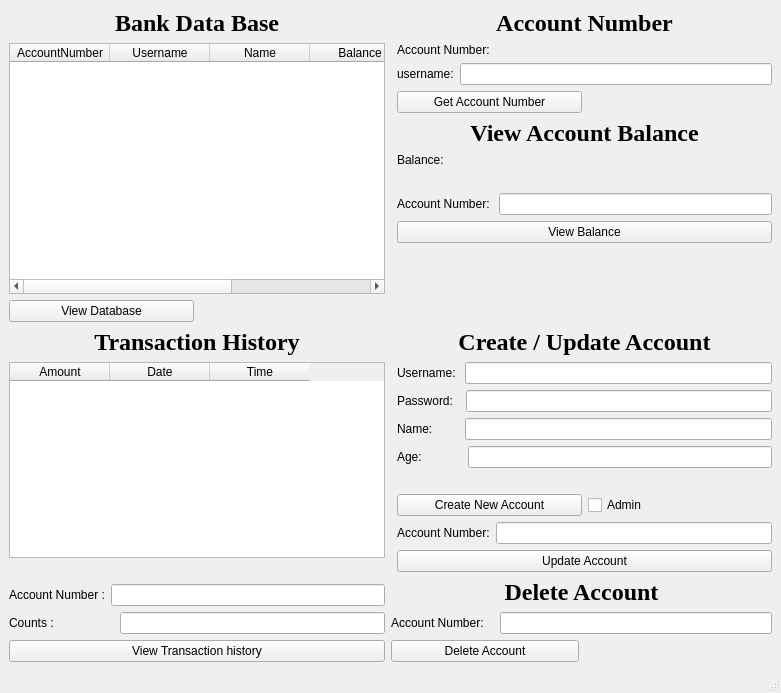
<?xml version="1.0" encoding="UTF-8"?>
<ui version="4.0">
 <class>AdminWindow</class>
 <widget class="QMainWindow" name="AdminWindow">
  <property name="geometry">
   <rect>
    <x>0</x>
    <y>0</y>
    <width>781</width>
    <height>693</height>
   </rect>
  </property>
  <property name="windowTitle">
   <string>MainWindow</string>
  </property>
  <widget class="QWidget" name="centralwidget">
   <layout class="QGridLayout" name="gridLayout_2">
    <item row="0" column="0" rowspan="4">
     <layout class="QVBoxLayout" name="verticalLayout_6">
      <item>
       <widget class="QLabel" name="label">
        <property name="font">
         <font>
          <family>Times New Roman</family>
          <pointsize>18</pointsize>
          <bold>true</bold>
         </font>
        </property>
        <property name="text">
         <string>Bank Data Base</string>
        </property>
        <property name="alignment">
         <set>Qt::AlignCenter</set>
        </property>
       </widget>
      </item>
      <item>
       <widget class="QTableWidget" name="tbl_view_database">
        <column>
         <property name="text">
          <string>AccountNumber</string>
         </property>
        </column>
        <column>
         <property name="text">
          <string>Username</string>
         </property>
        </column>
        <column>
         <property name="text">
          <string>Name</string>
         </property>
        </column>
        <column>
         <property name="text">
          <string>Balance</string>
         </property>
        </column>
        <column>
         <property name="text">
          <string>Age</string>
         </property>
        </column>
       </widget>
      </item>
      <item>
       <layout class="QHBoxLayout" name="horizontalLayout">
        <item>
         <widget class="QPushButton" name="pbn_view_database">
          <property name="text">
           <string>View Database</string>
          </property>
         </widget>
        </item>
        <item>
         <widget class="QLabel" name="lbl_view_database_error">
          <property name="text">
           <string/>
          </property>
         </widget>
        </item>
       </layout>
      </item>
     </layout>
    </item>
    <item row="4" column="0" rowspan="2">
     <layout class="QVBoxLayout" name="verticalLayout_7">
      <item>
       <widget class="QLabel" name="label_3">
        <property name="font">
         <font>
          <family>Times New Roman</family>
          <pointsize>18</pointsize>
          <bold>true</bold>
         </font>
        </property>
        <property name="text">
         <string>Transaction History</string>
        </property>
        <property name="alignment">
         <set>Qt::AlignCenter</set>
        </property>
       </widget>
      </item>
      <item>
       <widget class="QTableWidget" name="tbl_transaction_history">
        <column>
         <property name="text">
          <string>Amount</string>
         </property>
        </column>
        <column>
         <property name="text">
          <string>Date</string>
         </property>
        </column>
        <column>
         <property name="text">
          <string>Time</string>
         </property>
        </column>
       </widget>
      </item>
      <item>
       <layout class="QVBoxLayout" name="verticalLayout">
        <item>
         <widget class="QLabel" name="lbl_err_transaction_history">
          <property name="text">
           <string/>
          </property>
         </widget>
        </item>
        <item>
         <layout class="QHBoxLayout" name="horizontalLayout_14">
          <item>
           <widget class="QLabel" name="label_5">
            <property name="text">
             <string>Account Number :</string>
            </property>
           </widget>
          </item>
          <item>
           <widget class="QLineEdit" name="lnedit_act_number_transaction_history"/>
          </item>
         </layout>
        </item>
        <item>
         <layout class="QHBoxLayout" name="horizontalLayout_10">
          <item>
           <widget class="QLabel" name="label_4">
            <property name="text">
             <string>Counts :                  </string>
            </property>
           </widget>
          </item>
          <item>
           <widget class="QLineEdit" name="lnedit_num_of_counts_trans_history"/>
          </item>
         </layout>
        </item>
        <item>
         <widget class="QPushButton" name="pbn_view_transaction_history">
          <property name="text">
           <string>View Transaction history</string>
          </property>
         </widget>
        </item>
       </layout>
      </item>
     </layout>
    </item>
    <item row="5" column="1" colspan="2">
     <layout class="QVBoxLayout" name="verticalLayout_5">
      <item>
       <widget class="QLabel" name="lbl_accountdeletion">
        <property name="font">
         <font>
          <family>Times New Roman</family>
          <pointsize>18</pointsize>
          <bold>true</bold>
         </font>
        </property>
        <property name="text">
         <string>Delete Account</string>
        </property>
        <property name="alignment">
         <set>Qt::AlignCenter</set>
        </property>
       </widget>
      </item>
      <item>
       <layout class="QHBoxLayout" name="horizontalLayout_7">
        <item>
         <widget class="QLabel" name="lbl_account_number_delete">
          <property name="text">
           <string>Account Number:   </string>
          </property>
         </widget>
        </item>
        <item>
         <widget class="QLineEdit" name="lnedit_delete_account_number"/>
        </item>
       </layout>
      </item>
      <item>
       <layout class="QHBoxLayout" name="horizontalLayout_8">
        <item>
         <widget class="QPushButton" name="pbn_delete_account">
          <property name="text">
           <string>Delete Account</string>
          </property>
         </widget>
        </item>
        <item>
         <widget class="QLabel" name="lbl_error_delete">
          <property name="text">
           <string/>
          </property>
         </widget>
        </item>
       </layout>
      </item>
     </layout>
    </item>
    <item row="0" column="2">
     <layout class="QVBoxLayout" name="verticalLayout_4">
      <item>
       <widget class="QLabel" name="label_2">
        <property name="font">
         <font>
          <family>Times New Roman</family>
          <pointsize>18</pointsize>
          <bold>true</bold>
         </font>
        </property>
        <property name="text">
         <string>Account Number</string>
        </property>
        <property name="alignment">
         <set>Qt::AlignCenter</set>
        </property>
       </widget>
      </item>
      <item>
       <widget class="QLabel" name="label_view_account_number">
        <property name="text">
         <string>Account Number: </string>
        </property>
       </widget>
      </item>
      <item>
       <layout class="QHBoxLayout" name="horizontalLayout_12">
        <item>
         <widget class="QLabel" name="label_username">
          <property name="text">
           <string>username:</string>
          </property>
         </widget>
        </item>
        <item>
         <widget class="QLineEdit" name="lineEdit_username"/>
        </item>
       </layout>
      </item>
      <item>
       <layout class="QHBoxLayout" name="horizontalLayout_9">
        <item>
         <widget class="QPushButton" name="pushButton_get_account_number">
          <property name="text">
           <string>Get Account Number</string>
          </property>
         </widget>
        </item>
        <item>
         <widget class="QLabel" name="label_error">
          <property name="text">
           <string/>
          </property>
         </widget>
        </item>
       </layout>
      </item>
      <item>
       <layout class="QVBoxLayout" name="verticalLayout_3">
        <item>
         <widget class="QLabel" name="label_7">
          <property name="font">
           <font>
            <family>Times New Roman</family>
            <pointsize>18</pointsize>
            <bold>true</bold>
           </font>
          </property>
          <property name="text">
           <string>View Account Balance</string>
          </property>
          <property name="alignment">
           <set>Qt::AlignCenter</set>
          </property>
         </widget>
        </item>
        <item>
         <widget class="QLabel" name="lbl_viewbalance">
          <property name="text">
           <string>Balance:</string>
          </property>
         </widget>
        </item>
        <item>
         <widget class="QLabel" name="label_error_viewbalance">
          <property name="text">
           <string/>
          </property>
         </widget>
        </item>
       </layout>
      </item>
      <item>
       <layout class="QHBoxLayout" name="horizontalLayout_11">
        <item>
         <widget class="QLabel" name="lbl_accountnumber">
          <property name="text">
           <string>Account Number: </string>
          </property>
         </widget>
        </item>
        <item>
         <widget class="QLineEdit" name="lnedit_accountnumber"/>
        </item>
       </layout>
      </item>
      <item>
       <widget class="QPushButton" name="pbn_view_balance">
        <property name="text">
         <string>View Balance</string>
        </property>
       </widget>
      </item>
     </layout>
    </item>
    <item row="4" column="2">
     <layout class="QGridLayout" name="gridLayout">
      <item row="0" column="0">
       <widget class="QLabel" name="lbl_accountcreation">
        <property name="font">
         <font>
          <family>Times New Roman</family>
          <pointsize>18</pointsize>
          <bold>true</bold>
         </font>
        </property>
        <property name="text">
         <string>Create / Update Account</string>
        </property>
        <property name="alignment">
         <set>Qt::AlignCenter</set>
        </property>
       </widget>
      </item>
      <item row="1" column="0">
       <layout class="QHBoxLayout" name="horizontalLayout_2">
        <item>
         <widget class="QLabel" name="lbl_username_input">
          <property name="text">
           <string>Username: </string>
          </property>
         </widget>
        </item>
        <item>
         <widget class="QLineEdit" name="lnedit_username_input"/>
        </item>
       </layout>
      </item>
      <item row="2" column="0">
       <layout class="QHBoxLayout" name="horizontalLayout_3">
        <item>
         <widget class="QLabel" name="lbl_password">
          <property name="text">
           <string>Password:  </string>
          </property>
         </widget>
        </item>
        <item>
         <widget class="QLineEdit" name="lnedit_password_input">
          <property name="echoMode">
           <enum>QLineEdit::PasswordEchoOnEdit</enum>
          </property>
         </widget>
        </item>
       </layout>
      </item>
      <item row="3" column="0">
       <layout class="QHBoxLayout" name="horizontalLayout_5">
        <item>
         <widget class="QLabel" name="lbl_name">
          <property name="text">
           <string>Name:        </string>
          </property>
         </widget>
        </item>
        <item>
         <widget class="QLineEdit" name="lnedit_name_input"/>
        </item>
       </layout>
      </item>
      <item row="4" column="0">
       <layout class="QHBoxLayout" name="horizontalLayout_4">
        <item>
         <widget class="QLabel" name="lbl_age">
          <property name="text">
           <string>Age:            </string>
          </property>
         </widget>
        </item>
        <item>
         <widget class="QLineEdit" name="lnedit_age_input"/>
        </item>
       </layout>
      </item>
      <item row="5" column="0">
       <widget class="QLabel" name="lbl_error_create">
        <property name="text">
         <string/>
        </property>
       </widget>
      </item>
      <item row="6" column="0">
       <layout class="QHBoxLayout" name="horizontalLayout_6">
        <item>
         <widget class="QPushButton" name="pbn_create_new_account">
          <property name="text">
           <string>Create New Account</string>
          </property>
         </widget>
        </item>
        <item>
         <widget class="QCheckBox" name="chkbox_admin">
          <property name="text">
           <string>Admin</string>
          </property>
         </widget>
        </item>
       </layout>
      </item>
      <item row="7" column="0">
       <layout class="QVBoxLayout" name="verticalLayout_2">
        <item>
         <layout class="QHBoxLayout" name="horizontalLayout_15">
          <item>
           <widget class="QLabel" name="label_6">
            <property name="text">
             <string>Account Number:</string>
            </property>
           </widget>
          </item>
          <item>
           <widget class="QLineEdit" name="lnedit_update_acc_num"/>
          </item>
         </layout>
        </item>
        <item>
         <widget class="QPushButton" name="pbn_update_account">
          <property name="text">
           <string>Update Account</string>
          </property>
         </widget>
        </item>
       </layout>
      </item>
     </layout>
    </item>
   </layout>
  </widget>
  <widget class="QMenuBar" name="menubar">
   <property name="geometry">
    <rect>
     <x>0</x>
     <y>0</y>
     <width>781</width>
     <height>21</height>
    </rect>
   </property>
  </widget>
  <widget class="QStatusBar" name="statusbar"/>
 </widget>
 <resources/>
 <connections/>
</ui>
